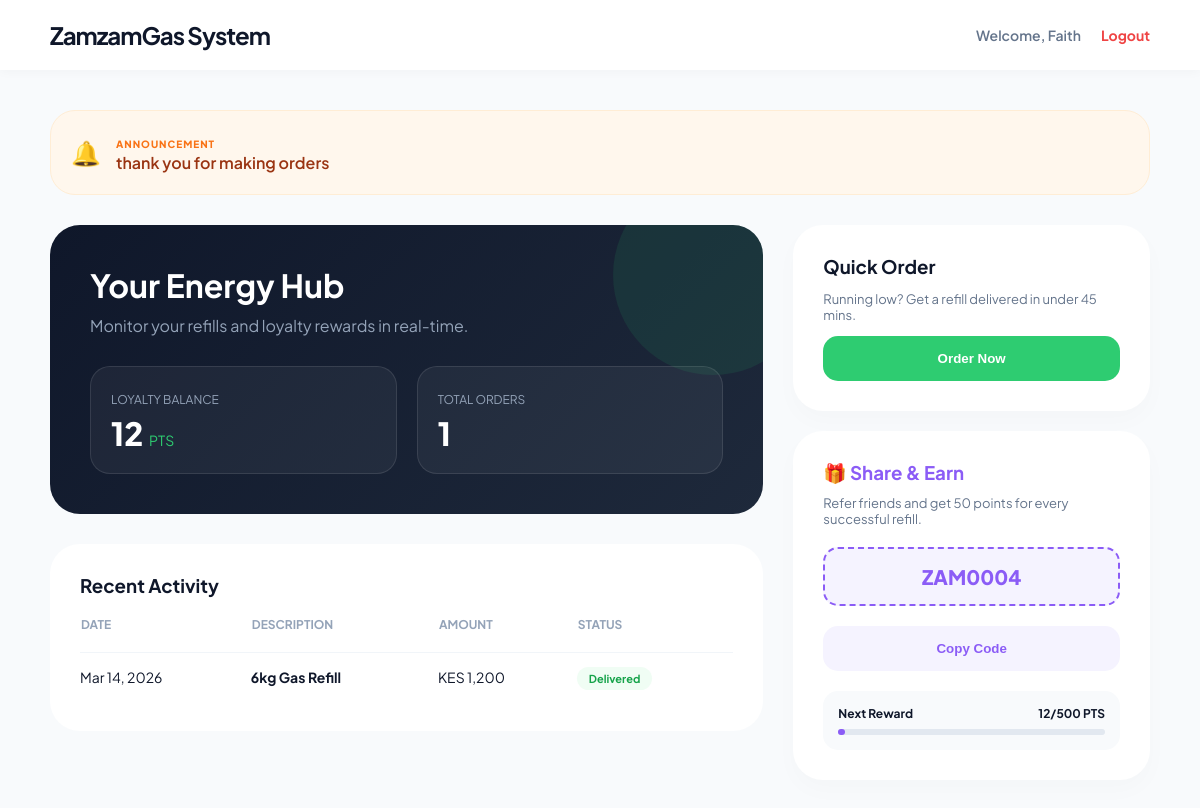
Page /client_dashboard.php (signed in) on the committed database.
### tables this page shows
CREATE TABLE `customers` (
  `id` int(11) NOT NULL,
  `customer_name` varchar(100) DEFAULT NULL,
  `customer_phone` varchar(15) DEFAULT NULL,
  `password` varchar(255) DEFAULT NULL,
  `points_redeemed` int(11) DEFAULT 0,
  `loyalty_points` int(11) DEFAULT 0,
  `referral_code` varchar(10) DEFAULT NULL,
  `referred_by` varchar(10) DEFAULT NULL
);

CREATE TABLE `system_announcements` (
  `id` int(11) NOT NULL,
  `message` text NOT NULL,
  `created_at` timestamp NOT NULL DEFAULT current_timestamp()
);

CREATE TABLE `order_records` (
  `id` int(11) NOT NULL,
  `customer_name` varchar(100) DEFAULT NULL,
  `customer_phone` varchar(15) DEFAULT NULL,
  `cylinder_type` int(11) DEFAULT NULL,
  `total_amount` decimal(10,2) DEFAULT NULL,
  `approval_status` enum('Pending','Dispatched','Delivered') DEFAULT 'Pending',
  `assigned_rider_id` int(11) DEFAULT NULL,
  `order_date` timestamp NOT NULL DEFAULT current_timestamp(),
  `payment_proof` varchar(255) DEFAULT NULL
);

### client_dashboard.php (the view, shortened to what this page needs)
<?php
require_once 'config.php';
$client_id = $_SESSION['user_id'];
$user_data = $conn->query("SELECT * FROM customers WHERE id = $client_id")->fetch_assoc();
$phone = $user_data['customer_phone'];
$announcement_res = $conn->query("SELECT message FROM system_announcements ORDER BY id DESC LIMIT 1");
$announcement = $announcement_res->fetch_assoc();
?>
<!DOCTYPE html>
<html lang="en">
<head>
</head>
<body>
<nav class="navbar">
    <h2 style="margin:0; letter-spacing:-1px;">Zamzam<span>Gas System</span></h2>
    <div style="display:flex; align-items:center; gap:20px;">
        <span style="font-weight:600; font-size:14px; color:#64748b;">Welcome, <?php echo $user_data['customer_name']; ?></span>
        <a href="logout.php" style="color: #ef4444; font-weight:700; text-decoration:none; font-size:14px;">Logout</a>
    </div>
</nav>
<div class="container">
    <?php if($announcement): ?>
    <div class="announcement-banner">
        <span style="font-size: 24px;">🔔</span>
        <div>
            <small style="text-transform: uppercase; font-weight: 800; color: var(--orange); font-size: 10px; letter-spacing: 1px;">Announcement</small>
            <p style="margin:0; color: #9a3412; font-weight: 600; line-height: 1.4;"><?php echo htmlspecialchars($announcement['message']); ?></p>
        </div>
    </div>
    <?php endif; ?>
    <div class="dashboard-grid">
        <div>
            <div class="hero-card">
                <h1 style="margin:0; font-size:32px;">Your Energy Hub</h1>
                <p style="color:#94a3b8; margin-top:10px;">Monitor your refills and loyalty rewards in real-time.</p>
                <div class="stats-row">
                    <div class="stat-item">
                        <span style="color:#94a3b8; font-size:12px; text-transform:uppercase;">Loyalty Balance</span>
                        <div style="font-size:32px; font-weight:800; margin-top:5px;"><?php echo number_format($user_data['loyalty_points']); ?> <small style="font-size:14px; font-weight:400; color:var(--accent);">PTS</small></div>
                    </div>
                    <div class="stat-item">
                        <span style="color:#94a3b8; font-size:12px; text-transform:uppercase;">Total Orders</span>
                        <div style="font-size:32px; font-weight:800; margin-top:5px;">
                            <?php
                                $count = $conn->query("SELECT COUNT(*) as total FROM order_records WHERE customer_phone = '$phone'")->fetch_assoc();
                                echo $count['total'];
                            ?>
                        </div>
                    </div>
                </div>
            </div>
            <div class="table-card">
                <h3 style="margin-top:0;">Recent Activity</h3>
                <table>
                    <thead>
                        <tr><th>DATE</th><th>DESCRIPTION</th><th>AMOUNT</th><th>STATUS</th></tr>
                    </thead>
                    <tbody>
                        <?php
                        $orders = $conn->query("SELECT * FROM order_records WHERE customer_phone = '$phone' ORDER BY id DESC LIMIT 5");
                        while($o = $orders->fetch_assoc()):
                            $status_class = ($o['approval_status'] == 'Delivered') ? 'status-delivered' : '';
                        ?>
                        <tr>
                            <td><?php echo date('M d, Y', strtotime($o['order_date'])); ?></td>
                            <td><strong><?php echo $o['cylinder_type']; ?>kg Gas Refill</strong></td>
                            <td>KES <?php echo number_format($o['total_amount']); ?></td>
                            <td><span class="status-pill <?php echo $status_class; ?>"><?php echo $o['approval_status']; ?></span></td>
                        </tr>
                        <?php endwhile; ?>
                    </tbody>
                </table>
            </div>
        </div>
        <div>
            <div class="side-card" style="margin-bottom:20px;">
                <h3 style="margin:0;">Quick Order</h3>
                <p style="color:#64748b; font-size:13px;">Running low? Get a refill delivered in under 45 mins.</p>
                <button class="btn-action" onclick="toggleOrderModal()">Order Now</button>
            </div>
            <div class="side-card">
                <h3 style="margin:0; color:var(--purple);">🎁 Share & Earn</h3>
                <p style="color:#64748b; font-size:13px; margin-top:10px;">Refer friends and get 50 points for every successful refill.</p>
                <div class="ref-badge"><?php echo $user_data['referral_code']; ?></div>
                <button class="btn-action" style="background:#f5f3ff; color:var(--purple); border:none;" onclick="copyRef()">Copy Code</button>
                <div style="margin-top:20px; background:#f8fafc; padding:15px; border-radius:15px;">
                    <div style="display:flex; justify-content:space-between; font-size:12px; font-weight:700;">
                        <span>Next Reward</span>
                        <span><?php echo $user_data['loyalty_points']; ?>/500 PTS</span>
                    </div>
                    <div style="height:6px; background:#e2e8f0; border-radius:10px; margin-top:8px;">
                        <div style="width:<?php echo min(($user_data['loyalty_points']/500)*100, 100); ?>%; height:100%; background:var(--purple); border-radius:10px;"></div>
                    </div>
                </div>
            </div>
        </div>
    </div>
</div>
</body>
</html>

### client_dashboard.php (style rules this page uses)
:root { --primary: #0f172a; --accent: #2ecc71; --purple: #8b5cf6; --bg: #f8fafc; --orange: #f97316; }
body { font-family: 'Plus Jakarta Sans', sans-serif; background: var(--bg); color: var(--primary); margin: 0; padding: 0; }
.navbar { background: white; padding: 20px 50px; display: flex; justify-content: space-between; align-items: center; box-shadow: 0 2px 10px rgba(0,0,0,0.03); }
.container { max-width: 1100px; margin: 40px auto; padding: 0 20px; }
.announcement-banner { background: #fff7ed; border: 1px solid #ffedd5; padding: 20px; border-radius: 25px; margin-bottom: 30px; display: flex; align-items: center; gap: 15px; animation: slideIn 0.5s ease-out; }
.dashboard-grid { display: grid; grid-template-columns: 2fr 1fr; gap: 30px; }
.hero-card { background: linear-gradient(135deg, #0f172a 0%, #1e293b 100%); color: white; padding: 40px; border-radius: 30px; position: relative; overflow: hidden; }
.hero-card::after { content: ''; position: absolute; top: -50px; right: -50px; width: 200px; height: 200px; background: rgba(46, 204, 113, 0.1); border-radius: 50%; }
.stats-row { display: grid; grid-template-columns: 1fr 1fr; gap: 20px; margin-top: 30px; }
.stat-item { background: rgba(255,255,255,0.05); padding: 20px; border-radius: 20px; border: 1px solid rgba(255,255,255,0.1); }
.side-card { background: white; padding: 30px; border-radius: 30px; box-shadow: 0 10px 25px rgba(0,0,0,0.02); }
.ref-badge { background: #f5f3ff; color: var(--purple); padding: 15px; border-radius: 15px; font-weight: 800; font-size: 20px; display: block; text-align: center; border: 2px dashed var(--purple); margin: 20px 0; }
.btn-action { background: var(--accent); color: white; border: none; padding: 15px 25px; border-radius: 15px; font-weight: 700; width: 100%; cursor: pointer; transition: 0.3s; }
.table-card { background: white; border-radius: 30px; padding: 30px; margin-top: 30px; }
table { width: 100%; border-collapse: collapse; }
th { text-align: left; color: #94a3b8; font-size: 12px; padding-bottom: 20px; }
td { padding: 15px 0; border-top: 1px solid #f1f5f9; font-size: 14px; }
.status-pill { padding: 5px 12px; border-radius: 20px; font-size: 11px; font-weight: 700; background: #f1f5f9; color: #475569; }
.status-delivered { background: #f0fdf4; color: #16a34a; }

### rows in the picture
customers: customer_name "Faith", loyalty_points "12", referral_code "ZAM0004"
system_announcements: message "thank you for making orders"
order_records: order_date "Mar 14, 2026", cylinder_type "6", total_amount "1,200", approval_status "Delivered"

### other values in the picture
$count['total'] "1"
